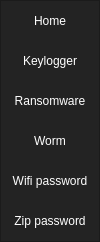
        <widget class="QFrame" name="frame_left_menu">
         <property name="minimumSize">
          <size>
           <width>100</width>
           <height>0</height>
          </size>
         </property>
         <property name="maximumSize">
          <size>
           <width>70</width>
           <height>16777215</height>
          </size>
         </property>
         <property name="styleSheet">
          <string notr="true">background-color: rgb(35, 35, 35);</string>
         </property>
         <property name="frameShape">
          <enum>QFrame::StyledPanel</enum>
         </property>
         <property name="frameShadow">
          <enum>QFrame::Raised</enum>
         </property>
         <layout class="QVBoxLayout" name="verticalLayout_3">
          <property name="leftMargin">
           <number>0</number>
          </property>
          <property name="topMargin">
           <number>0</number>
          </property>
          <property name="rightMargin">
           <number>0</number>
          </property>
          <property name="bottomMargin">
           <number>0</number>
          </property>
          <item alignment="Qt::AlignTop">
           <widget class="QFrame" name="frame_top_menus">
            <property name="frameShape">
             <enum>QFrame::NoFrame</enum>
            </property>
            <property name="frameShadow">
             <enum>QFrame::Raised</enum>
            </property>
            <layout class="QVBoxLayout" name="verticalLayout_4">
             <property name="spacing">
              <number>0</number>
             </property>
             <property name="leftMargin">
              <number>0</number>
             </property>
             <property name="topMargin">
              <number>0</number>
             </property>
             <property name="rightMargin">
              <number>0</number>
             </property>
             <property name="bottomMargin">
              <number>0</number>
             </property>
             <item>
              <widget class="QPushButton" name="home_button">
               <property name="minimumSize">
                <size>
                 <width>0</width>
                 <height>40</height>
                </size>
               </property>
               <property name="styleSheet">
                <string notr="true">QPushButton {
	color: rgb(255, 255, 255);
	background-color: rgb(35, 35, 35);
	border: 0px solid;
}
QPushButton:hover {
	background-color: rgb(85, 170, 255);
}</string>
               </property>
               <property name="text">
                <string>Home</string>
               </property>
              </widget>
             </item>
             <item>
              <widget class="QPushButton" name="keylogger_button">
               <property name="minimumSize">
                <size>
                 <width>0</width>
                 <height>40</height>
                </size>
               </property>
               <property name="styleSheet">
                <string notr="true">QPushButton {
	color: rgb(255, 255, 255);
	background-color: rgb(35, 35, 35);
	border: 0px solid;
}
QPushButton:hover {
	background-color: rgb(85, 170, 255);
}</string>
               </property>
               <property name="text">
                <string>Keylogger</string>
               </property>
              </widget>
             </item>
             <item>
              <widget class="QPushButton" name="ransomware_button">
               <property name="minimumSize">
                <size>
                 <width>0</width>
                 <height>40</height>
                </size>
               </property>
               <property name="styleSheet">
                <string notr="true">QPushButton {
	color: rgb(255, 255, 255);
	background-color: rgb(35, 35, 35);
	border: 0px solid;
}
QPushButton:hover {
	background-color: rgb(85, 170, 255);
}</string>
               </property>
               <property name="text">
                <string>Ransomware</string>
               </property>
              </widget>
             </item>
             <item>
              <widget class="QPushButton" name="worm_button">
               <property name="minimumSize">
                <size>
                 <width>0</width>
                 <height>40</height>
                </size>
               </property>
               <property name="styleSheet">
                <string notr="true">QPushButton {
	color: rgb(255, 255, 255);
	background-color: rgb(35, 35, 35);
	border: 0px solid;
}
QPushButton:hover {
	background-color: rgb(85, 170, 255);
}</string>
               </property>
               <property name="text">
                <string>Worm</string>
               </property>
              </widget>
             </item>
             <item>
              <widget class="QPushButton" name="wifi_button">
               <property name="minimumSize">
                <size>
                 <width>0</width>
                 <height>40</height>
                </size>
               </property>
               <property name="styleSheet">
                <string notr="true">QPushButton {
	color: rgb(255, 255, 255);
	background-color: rgb(35, 35, 35);
	border: 0px solid;
}
QPushButton:hover {
	background-color: rgb(85, 170, 255);
}</string>
               </property>
               <property name="text">
                <string>Wifi password</string>
               </property>
              </widget>
             </item>
             <item>
              <widget class="QPushButton" name="zip_button">
               <property name="minimumSize">
                <size>
                 <width>0</width>
                 <height>40</height>
                </size>
               </property>
               <property name="styleSheet">
                <string notr="true">QPushButton {
	color: rgb(255, 255, 255);
	background-color: rgb(35, 35, 35);
	border: 0px solid;
}
QPushButton:hover {
	background-color: rgb(85, 170, 255);
}</string>
               </property>
               <property name="text">
                <string>Zip password</string>
               </property>
              </widget>
             </item>
            </layout>
           </widget>
          </item>
         </layout>
        </widget>
